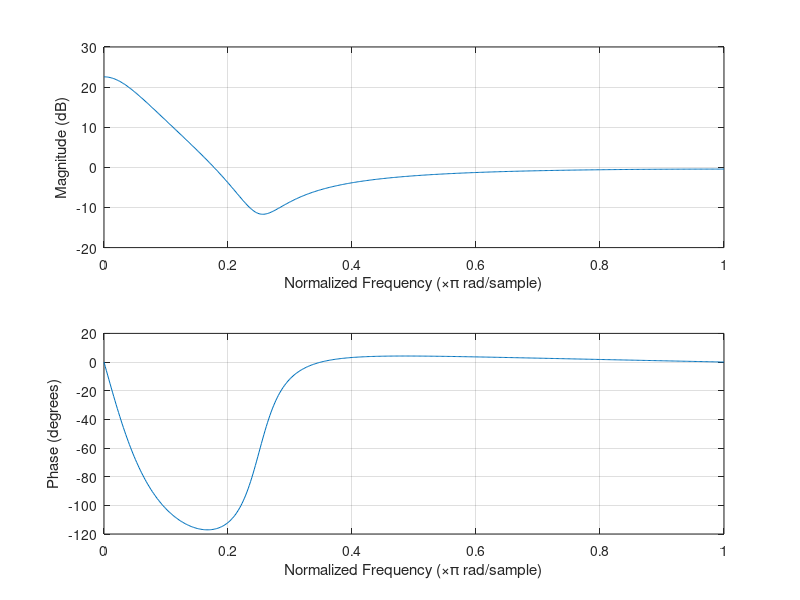

MATLAB code for this plot:
% Plotting a pole zero plot for a discrete filter transfer function
% H(z) = Numerator(z)/Denominator(z)
% Numerator(z) = 1 - 1.2728z(-1) + 0.81z(-2) = b
% Denominator(z) = 1 + 0.81z(-2) = a
b = [1,-1.2728,0.81];
a = [1,-1.6,0.64];
% x = poles and o = zeroes
% zplane(b,a);

% Plots the frequency response
% figure;
freqz(b,a);
% Clearly a low pass filter
% Fpass = (0.04102/pi)*Fs
% Fstop = (0.6121/pi)*Fs
